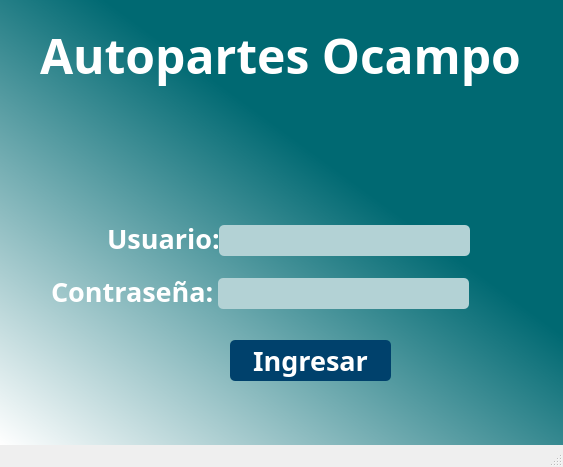
<?xml version="1.0" encoding="UTF-8"?>
<ui version="4.0">
 <class>MainWindow</class>
 <widget class="QMainWindow" name="MainWindow">
  <property name="geometry">
   <rect>
    <x>0</x>
    <y>0</y>
    <width>563</width>
    <height>467</height>
   </rect>
  </property>
  <property name="minimumSize">
   <size>
    <width>563</width>
    <height>467</height>
   </size>
  </property>
  <property name="maximumSize">
   <size>
    <width>563</width>
    <height>467</height>
   </size>
  </property>
  <property name="windowTitle">
   <string>MainWindow</string>
  </property>
  <property name="layoutDirection">
   <enum>Qt::LeftToRight</enum>
  </property>
  <property name="styleSheet">
   <string notr="true">QWidget#centralwidget{
background-color: qlineargradient(spread:pad, x1:0.829, y1:0.107455, x2:0, y2:1, stop:0.295455 rgba(0, 105, 114, 255), stop:1 rgba(255, 255, 255, 255));}</string>
  </property>
  <widget class="QWidget" name="centralwidget">
   <property name="styleSheet">
    <string notr="true"/>
   </property>
   <widget class="QLabel" name="label_2">
    <property name="geometry">
     <rect>
      <x>40</x>
      <y>10</y>
      <width>731</width>
      <height>91</height>
     </rect>
    </property>
    <property name="font">
     <font>
      <family>Century Gothic</family>
      <pointsize>36</pointsize>
      <weight>75</weight>
      <bold>true</bold>
     </font>
    </property>
    <property name="styleSheet">
     <string notr="true">color: white;</string>
    </property>
    <property name="text">
     <string>Autopartes Ocampo</string>
    </property>
    <property name="scaledContents">
     <bool>false</bool>
    </property>
   </widget>
   <widget class="QLabel" name="label_3">
    <property name="geometry">
     <rect>
      <x>107</x>
      <y>208</y>
      <width>111</width>
      <height>61</height>
     </rect>
    </property>
    <property name="font">
     <font>
      <family>Century Gothic</family>
      <pointsize>20</pointsize>
      <weight>75</weight>
      <bold>true</bold>
     </font>
    </property>
    <property name="styleSheet">
     <string notr="true">color:white;</string>
    </property>
    <property name="text">
     <string>Usuario:</string>
    </property>
   </widget>
   <widget class="QLabel" name="label_4">
    <property name="geometry">
     <rect>
      <x>51</x>
      <y>261</y>
      <width>161</width>
      <height>61</height>
     </rect>
    </property>
    <property name="font">
     <font>
      <family>Century Gothic</family>
      <pointsize>20</pointsize>
      <weight>75</weight>
      <bold>true</bold>
     </font>
    </property>
    <property name="styleSheet">
     <string notr="true">color:white;</string>
    </property>
    <property name="text">
     <string>Contraseña:</string>
    </property>
   </widget>
   <widget class="QLineEdit" name="txtUsuario">
    <property name="geometry">
     <rect>
      <x>219</x>
      <y>225</y>
      <width>251</width>
      <height>31</height>
     </rect>
    </property>
    <property name="font">
     <font>
      <family>Century Gothic</family>
      <pointsize>14</pointsize>
      <weight>50</weight>
      <bold>false</bold>
     </font>
    </property>
    <property name="styleSheet">
     <string notr="true">border-radius:5px;
background-color: rgb(179, 210, 213);</string>
    </property>
   </widget>
   <widget class="QPushButton" name="btnIngresar">
    <property name="geometry">
     <rect>
      <x>230</x>
      <y>340</y>
      <width>161</width>
      <height>41</height>
     </rect>
    </property>
    <property name="font">
     <font>
      <family>Century Gothic</family>
      <pointsize>20</pointsize>
      <weight>75</weight>
      <italic>false</italic>
      <bold>true</bold>
     </font>
    </property>
    <property name="styleSheet">
     <string notr="true">border-radius:5px;
color:white;
background-color: rgb(0, 65, 108);</string>
    </property>
    <property name="text">
     <string>Ingresar</string>
    </property>
    <property name="icon">
     <iconset>
      <normaloff>../Img/enter.png</normaloff>../Img/enter.png</iconset>
    </property>
    <property name="iconSize">
     <size>
      <width>26</width>
      <height>26</height>
     </size>
    </property>
   </widget>
   <widget class="QLineEdit" name="txtContrasena">
    <property name="geometry">
     <rect>
      <x>218</x>
      <y>278</y>
      <width>251</width>
      <height>31</height>
     </rect>
    </property>
    <property name="font">
     <font>
      <family>Century Gothic</family>
      <pointsize>14</pointsize>
      <weight>50</weight>
      <bold>false</bold>
     </font>
    </property>
    <property name="styleSheet">
     <string notr="true">border-radius:5px;
background-color: rgb(179, 210, 213);</string>
    </property>
    <property name="echoMode">
     <enum>QLineEdit::Password</enum>
    </property>
   </widget>
   <widget class="QLabel" name="label_5">
    <property name="geometry">
     <rect>
      <x>162</x>
      <y>317</y>
      <width>301</width>
      <height>16</height>
     </rect>
    </property>
    <property name="font">
     <font>
      <family>Segoe UI</family>
      <pointsize>12</pointsize>
      <weight>75</weight>
      <bold>true</bold>
     </font>
    </property>
    <property name="styleSheet">
     <string notr="true">color:red;</string>
    </property>
    <property name="text">
     <string/>
    </property>
   </widget>
   <widget class="QLabel" name="label_6">
    <property name="geometry">
     <rect>
      <x>170</x>
      <y>108</y>
      <width>241</width>
      <height>81</height>
     </rect>
    </property>
    <property name="styleSheet">
     <string notr="true"/>
    </property>
    <property name="text">
     <string/>
    </property>
    <property name="pixmap">
     <pixmap>../Img/LOGO PNG 1.png</pixmap>
    </property>
    <property name="scaledContents">
     <bool>true</bool>
    </property>
   </widget>
  </widget>
  <widget class="QMenuBar" name="menubar">
   <property name="geometry">
    <rect>
     <x>0</x>
     <y>0</y>
     <width>563</width>
     <height>21</height>
    </rect>
   </property>
  </widget>
  <widget class="QStatusBar" name="statusbar"/>
 </widget>
 <resources/>
 <connections/>
</ui>
